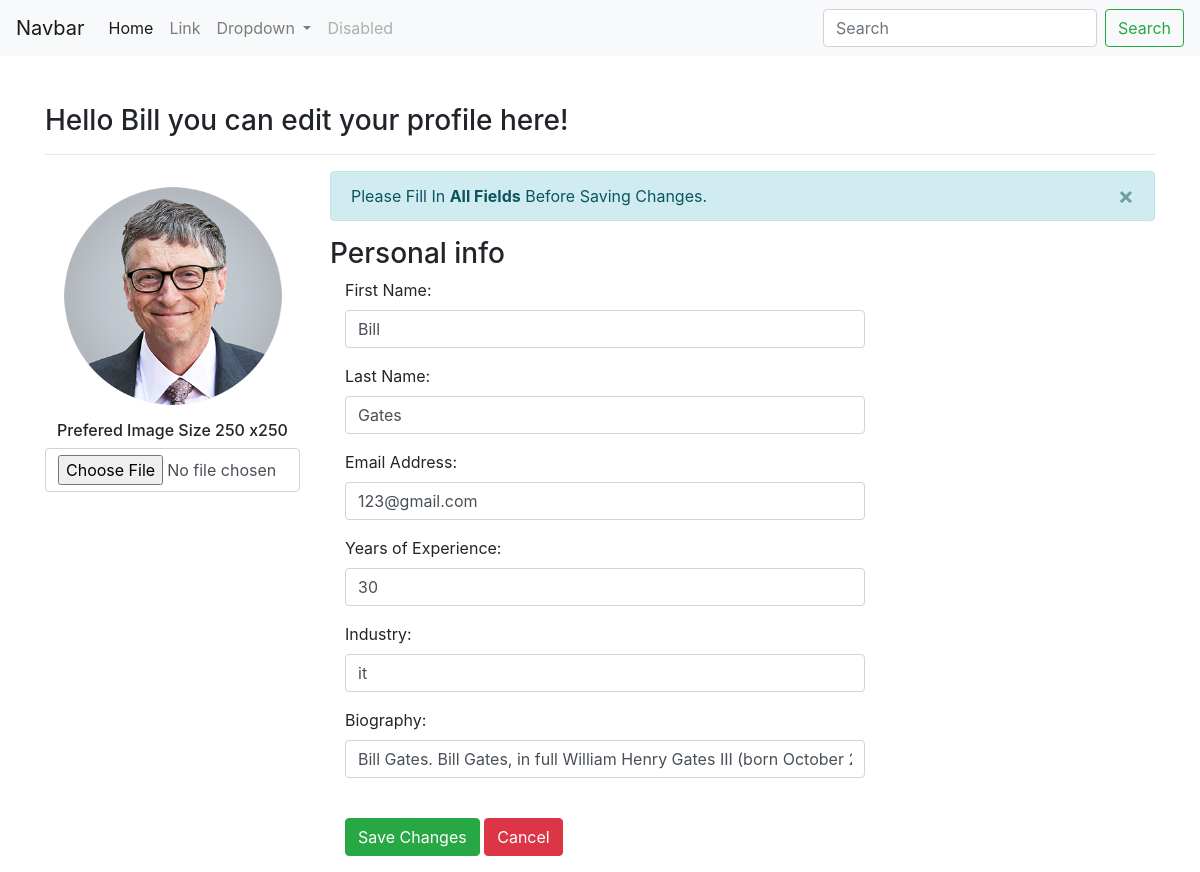
Before: /editProfile.php?id=1 with the older database file.
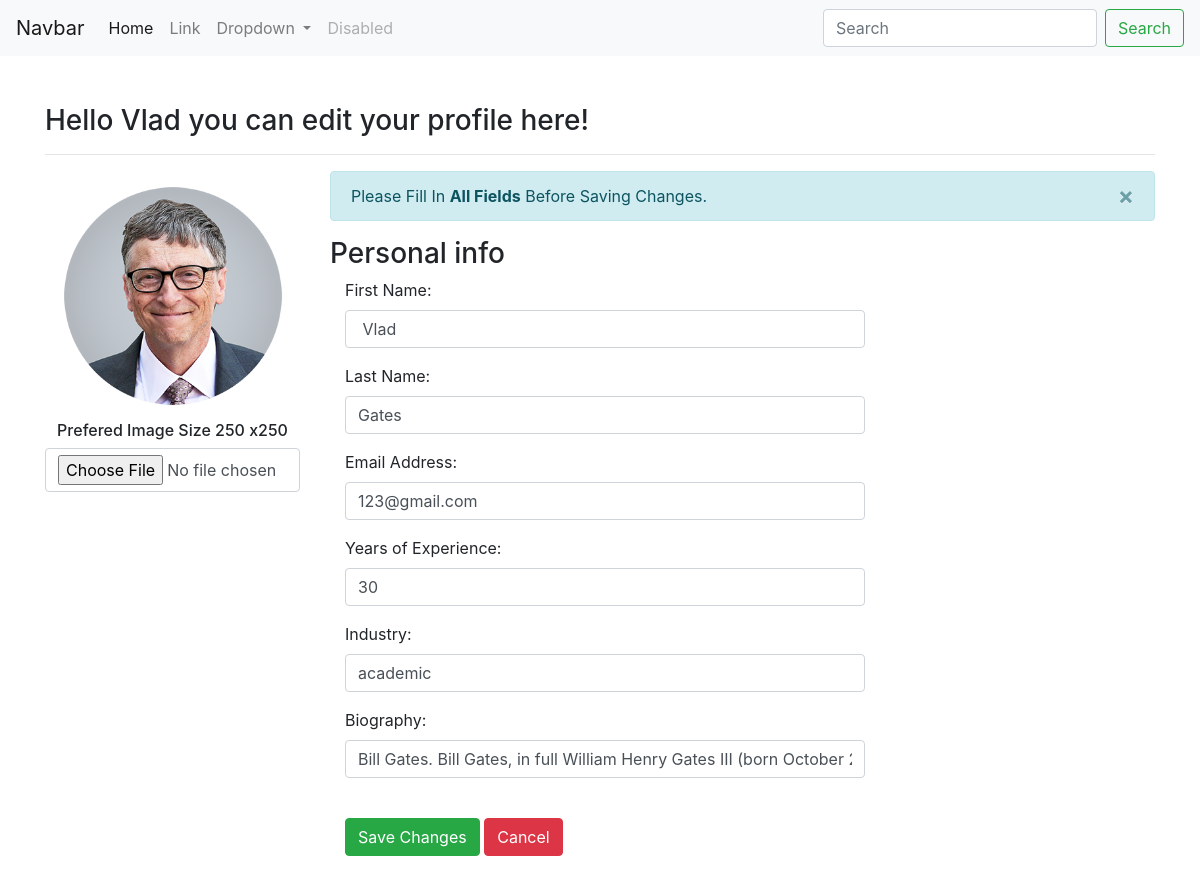
After: the same page with the newer database file.
### tables this page shows
CREATE TABLE IF NOT EXISTS `newuser` (
  `id` int(100) NOT NULL AUTO_INCREMENT,
  `first` varchar(128) NOT NULL,
  `last` varchar(128) NOT NULL,
  `uid` varchar(128) NOT NULL,
  `pwd` varchar(1000) NOT NULL,
  `email` varchar(255) NOT NULL,
  `years` int(11) NOT NULL,
  `industry` enum('it','retail','medical','manual labour','academic','accountancy and finance','architecture/design','childcare','drivers','education/training','graduate','hair and beauty','motor industry') DEFAULT NULL,
  `bio` varchar(1000) NOT NULL,
  `userPic` varchar(200) NOT NULL,
  `profile` varchar(200) NOT NULL,
  PRIMARY KEY (`id`)
);

### editProfile.php (the view, shortened to what this page needs)
<?php
include_once("dbh.php");
?>
<?php
$id = $_GET['id'];
$result = mysqli_query($conn, "SELECT * FROM newuser WHERE id=$id");
while($res = mysqli_fetch_array($result))
{
	$firstName = $res['first'];
	$lastName = $res['last'];
    $email = $res['email'];
    $yearsXP = $res['years'];
    $industryType = $res['industry'];
	$bio = $res['bio'];
}
?>
<?php
	require_once 'imageUploadConnection.php';
	if(isset($_GET['id']) && !empty($_GET['id']))
	{
		$id = $_GET['id'];
		$stmt_edit = $conn->prepare('SELECT id,first,last,years,industry,bio,userPic FROM newuser WHERE id =:uid');
		$stmt_edit->execute(array(':uid'=>$id));
		$edit_row = $stmt_edit->fetch(PDO::FETCH_ASSOC);
		extract($edit_row);
	}
	else
	{
		header("Location: userprofile.php");
	}
				?>
<!doctype html>
<html lang="en">
<head>
	<link rel="stylesheet" href="https://maxcdn.bootstrapcdn.com/bootstrap/4.0.0-alpha.6/css/bootstrap.min.css"
>
</head>
<body>
	<header>
	<nav class="navbar navbar-expand-lg navbar-light bg-light">
	<a class="navbar-brand" href="#">Navbar</a>
	<div class="collapse navbar-collapse" id="navbarSupportedContent">
	  <ul class="navbar-nav mr-auto">
		<li class="nav-item active">
		  <a class="nav-link" href="#">Home <span class="sr-only">(current)</span></a>
		</li>
		<li class="nav-item">
		  <a class="nav-link" href="#">Link</a>
		</li>
		<li class="nav-item dropdown">
		  <a class="nav-link dropdown-toggle" href="#" id="navbarDropdown" role="button" data-toggle="dropdown" aria-haspopup="true" aria-expanded="false">
			Dropdown
		  </a>
		</li>
		<li class="nav-item">
		  <a class="nav-link disabled" href="#">Disabled</a>
		</li>
	  </ul>
	  <form class="form-inline my-2 my-lg-0">
		<input class="form-control mr-sm-2" type="search" placeholder="Search" aria-label="Search">
		<button class="btn btn-outline-success my-2 my-sm-0" type="submit">Search</button>
	  </form>
	</div>
  </nav>
</header>
		<br/><br/>
	<form method="post" enctype="multipart/form-data" class="form-horizontal" role="form">
	<div class="container">
    <h3>Hello <?php echo $firstName; ?> you can edit your profile here!</h3>
  	<hr>
	<div class="row">
      <div class="col-md-3">
        <div class="text-center">
		<img src="user_images/<?php echo $userPic; ?>" height="250" width="250" class="rounded-circle" alt="avatar" />
          <h6>Prefered Image Size 250 x250</h6>
          <input type="file" name="user_image" class="form-control" accept="image/*">
        </div>
	  </div>
	  <div class="col-md-9 personal-info">
        <div class="alert alert-info alert-dismissable">
          <a class="panel-close close" data-dismiss="alert">×</a>
          Please Fill In <strong>All Fields</strong> Before Saving Changes.
        </div>
		<h3>Personal info</h3>
		<div class="form-group">
            <label class="col-lg-3 control-label">First Name:</label>
            <div class="col-lg-8">
			<input class="form-control" type="text" name="first_name" value="<?php echo $firstName; ?>" required />
            </div>
		</div>
		<div class="form-group">
            <label class="col-lg-3 control-label">Last Name:</label>
            <div class="col-lg-8">
			<input class="form-control" type="text" name="last_name" value="<?php echo $lastName; ?>" required />
            </div>
		</div>
		<div class="form-group">
            <label class="col-lg-3 control-label">Email Address:</label>
            <div class="col-lg-8">
			<input class="form-control" type="text" name="email_Address" value="<?php echo $email; ?>" required />
            </div>
		</div>
		<div class="form-group">
            <label class="col-lg-3 control-label">Years of Experience:</label>
            <div class="col-lg-8">
			<input class="form-control" type="text" name="years_XP" value="<?php echo $yearsXP; ?>" required />
            </div>
		</div>
		<div class="form-group">
            <label class="col-lg-3 control-label">Industry:</label>
            <div class="col-lg-8">
			<input class="form-control" type="text" name="industry_Type" value="<?php echo $industryType; ?>" required /></td>
            </div>
		</div>
		<div class="form-group">
            <label class="col-lg-3 control-label">Biography:</label>
            <div class="col-lg-8">
			<input class="form-control" type="text" name="biography" value="<?php echo $bio; ?>" required />
            </div>
        </div>
	<div class="form-group">
            <label class="col-md-3 control-label"></label>
            <div class="col-md-8">
			<button type="submit" name="btn_save_updates" class="btn btn-success"> Save Changes</button>
              <button type="submit" name="cancel" class="btn btn-danger">Cancel </button>
            </div>
		  </div>
		  </div>
        </div>
		</div>
</form>
</body>
</html>

Changed rows visible on the page:
changed newuser "Gates": first "Bill" → "Vlad"; first_name "Bill" → "Vlad"; industry_Type "it" → "academic"
